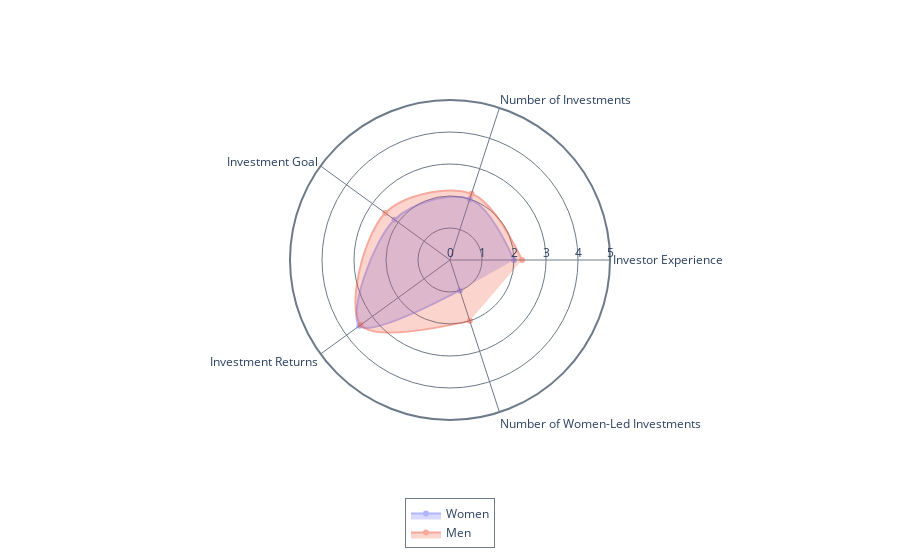

Notebook cell for this chart:
### Code cell
# Variable means by gender - Crowdfunding investor only

df=df_load[df_load['survey']=='CI']

group_label='gender_male'

# Ordinal, not multiple options, not in gender, not in BA only, add 'women_led_inv'
columns=[]
for col in COLS:
    if (
      (col in ORDINAL_COLS)
      & (not col in MUL_COLS)
      & (not col in GENDER_COLS)
      & (not col in BA_ONLY_COLS)
    #   & (not col in CI_ONLY_COLS)
& (not col in DIFF_COLS)
    ):
        columns.append(col)

columns.append('women_led_inv')

stat_func='mean' 

traces=[
  [1, 'Women'],
  [2, 'Men'],
]

value_range=[0,5]

radar(df, group_label, columns, stat_func, traces, value_range)

### Figure 1 — Plotly figure (JSON) as saved in the notebook; plotly's stock layout.template omitted (floating-point values rounded to 4 significant figures)
{"data": [{"fill": "toself", "line": {"shape": "spline"}, "name": "Women", "opacity": 0.5, "r": [2.0, 2.0, 2.143, 3.5, 1.0], "theta": ["Investor Experience", "Number of Investments", "Investment Goal", "Investment Returns", "Number of Women-Led Investments"], "type": "scatterpolar"}, {"fill": "toself", "line": {"shape": "spline"}, "name": "Men", "opacity": 0.5, "r": [2.25, 2.176, 2.5, 3.444, 2.0], "theta": ["Investor Experience", "Number of Investments", "Investment Goal", "Investment Returns", "Number of Women-Led Investments"], "type": "scatterpolar"}], "layout": {"legend": {"bordercolor": "rgba(108, 122, 137,1)", "borderwidth": 1, "x": 0.5, "xanchor": "center", "y": -0.4, "yanchor": "bottom"}, "polar": {"angularaxis": {"gridcolor": "rgba(108, 122, 137,1)", "linecolor": "rgba(108, 122, 137,1)", "linewidth": 2, "showline": true}, "bgcolor": "rgba(0, 0, 0, 0)", "radialaxis": {"dtick": 1, "gridcolor": "rgba(108, 122, 137,1)", "gridwidth": 1, "linewidth": 1, "range": [0, 5], "showline": false, "side": "counterclockwise"}}}}
